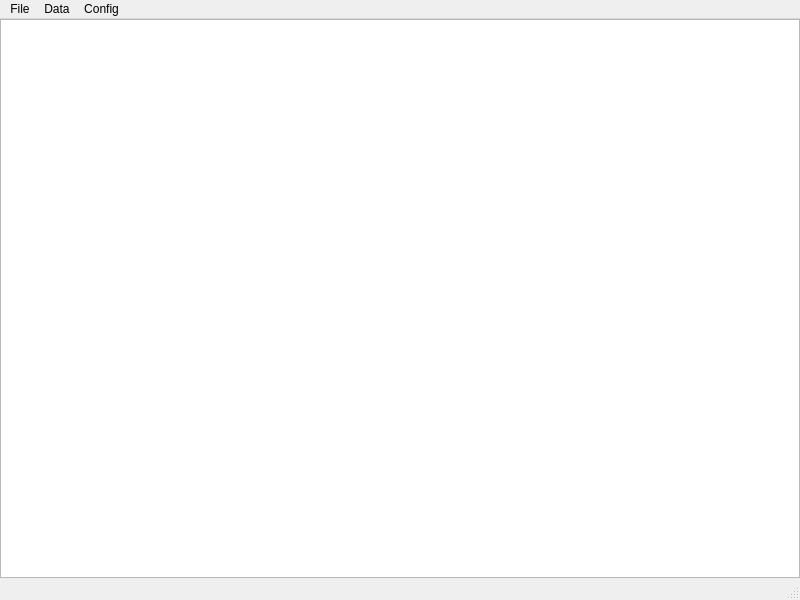
<?xml version="1.0" encoding="UTF-8"?>
<ui version="4.0">
 <class>MainWindow</class>
 <widget class="QMainWindow" name="MainWindow">
  <property name="geometry">
   <rect>
    <x>0</x>
    <y>0</y>
    <width>800</width>
    <height>600</height>
   </rect>
  </property>
  <property name="windowTitle">
   <string>DataViewer</string>
  </property>
  <widget class="QWidget" name="centralwidget">
   <layout class="QVBoxLayout" name="verticalLayout">
    <property name="margin">
     <number>0</number>
    </property>
    <item>
     <widget class="QTableView" name="tableView"/>
    </item>
   </layout>
  </widget>
  <widget class="QMenuBar" name="menubar">
   <property name="geometry">
    <rect>
     <x>0</x>
     <y>0</y>
     <width>800</width>
     <height>24</height>
    </rect>
   </property>
   <widget class="QMenu" name="menuFile">
    <property name="title">
     <string>File</string>
    </property>
    <addaction name="actionNew"/>
    <addaction name="actionOpen"/>
    <addaction name="actionOpenWith"/>
    <addaction name="actionSave"/>
    <addaction name="actionExit"/>
   </widget>
   <widget class="QMenu" name="menuData">
    <property name="title">
     <string>Data</string>
    </property>
    <addaction name="actionAggregate"/>
    <addaction name="actionCrosstab"/>
    <addaction name="actionMappedData"/>
   </widget>
   <widget class="QMenu" name="menuConfig">
    <property name="title">
     <string>Config</string>
    </property>
    <addaction name="actionCreateConfig"/>
    <addaction name="actionLoadConfig"/>
    <addaction name="actionSaveConfig"/>
    <addaction name="actionEditConfig"/>
   </widget>
   <addaction name="menuFile"/>
   <addaction name="menuData"/>
   <addaction name="menuConfig"/>
  </widget>
  <widget class="QStatusBar" name="statusbar"/>
  <action name="actionNew">
   <property name="text">
    <string>New</string>
   </property>
   <property name="shortcut">
    <string>Ctrl+N</string>
   </property>
  </action>
  <action name="actionOpen">
   <property name="text">
    <string>Open</string>
   </property>
   <property name="shortcut">
    <string>Ctrl+O</string>
   </property>
  </action>
  <action name="actionSave">
   <property name="text">
    <string>Save</string>
   </property>
   <property name="shortcut">
    <string>Ctrl+S</string>
   </property>
  </action>
  <action name="actionExit">
   <property name="text">
    <string>Exit</string>
   </property>
  </action>
  <action name="actionOpenWith">
   <property name="text">
    <string>Open with...</string>
   </property>
   <property name="shortcut">
    <string>Ctrl+Shift+O</string>
   </property>
  </action>
  <action name="actionAggregate">
   <property name="text">
    <string>Aggregate</string>
   </property>
  </action>
  <action name="actionCrosstab">
   <property name="text">
    <string>Crosstab</string>
   </property>
  </action>
  <action name="actionConfig">
   <property name="text">
    <string>Config</string>
   </property>
  </action>
  <action name="actionEditConfig">
   <property name="text">
    <string>Edit</string>
   </property>
  </action>
  <action name="actionSaveConfig">
   <property name="text">
    <string>Save</string>
   </property>
  </action>
  <action name="actionLoadConfig">
   <property name="text">
    <string>Load</string>
   </property>
  </action>
  <action name="actionMappedData">
   <property name="checkable">
    <bool>true</bool>
   </property>
   <property name="text">
    <string>MappedData</string>
   </property>
  </action>
  <action name="actionCreateConfig">
   <property name="text">
    <string>Create</string>
   </property>
  </action>
 </widget>
 <resources>
  <include location="resources.qrc"/>
 </resources>
 <connections>
  <connection>
   <sender>actionExit</sender>
   <signal>triggered()</signal>
   <receiver>MainWindow</receiver>
   <slot>close()</slot>
   <hints>
    <hint type="sourcelabel">
     <x>-1</x>
     <y>-1</y>
    </hint>
    <hint type="destinationlabel">
     <x>399</x>
     <y>299</y>
    </hint>
   </hints>
  </connection>
 </connections>
</ui>
